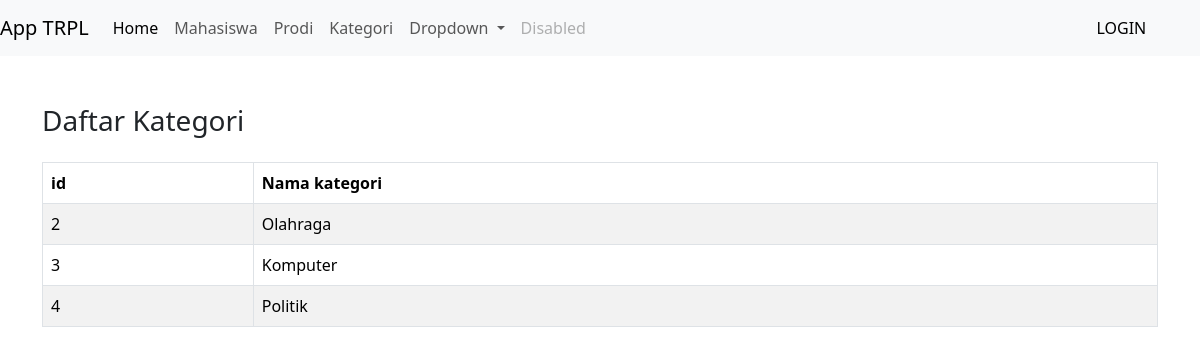
/?p=kategori, run on the app's committed database.
### tables this page shows
CREATE TABLE `kategori` (
  `id` int(11) NOT NULL,
  `nama_kategori` varchar(50) NOT NULL
);

### kategori.php (the view, shortened to what this page needs)
<?php
        $aksi=isset($_GET['aksi']) ? $_GET['aksi'] : 'list';
        switch($aksi){
            case 'list':
    ?>
<h3 class="mb-4">Daftar Kategori</h3>
    <table class="table table-bordered table-striped" id="example">
        <thead>
        <tr>
            <th>id</th>
            <th>Nama kategori</th>
        </tr>
            </thead>
            <tbody>
        <?php
            include('koneksi.php');
            $getData = mysqli_query($db,"SELECT * FROM kategori");
            while($kategori = mysqli_fetch_array($getData)){
        ?>
            <tr>
                <td><?= $kategori['id'] ?></td>
                <td><?= $kategori['nama_kategori'] ?></td>
            </tr>
        <?php
            }
        ?>
        </tbody>
    </table>
    <?php
    break;
        ?>
                <?php
        }
   ?>

### data on the page
kategori: id "2", nama_kategori "Olahraga"
kategori: id "3", nama_kategori "Komputer"
kategori: id "4", nama_kategori "Politik"
